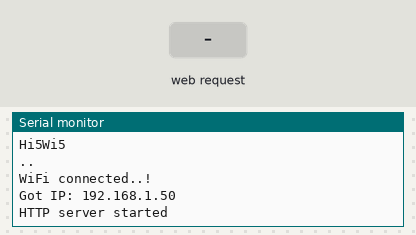
The sketch below on a simulated ESP8266 (NodeMCU). Shown: the last lines printed to the serial monitor. The test bench sets the inputs (shaded band). WiFi joins after 1.5 s; servers stay silent unless stated.

Above: at 3.2 s.
3.3 s: HTTP request GET / received
At 4.5 s:
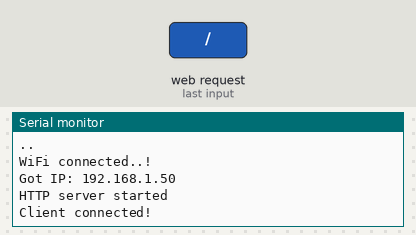
4.8 s: HTTP request GET /power received
At 5.7 s:
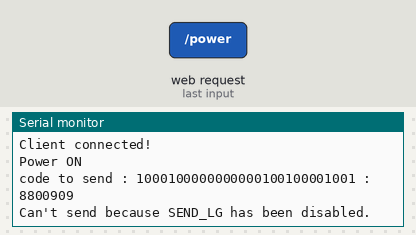
6.3 s: HTTP request GET /data received
At 6.8 s:
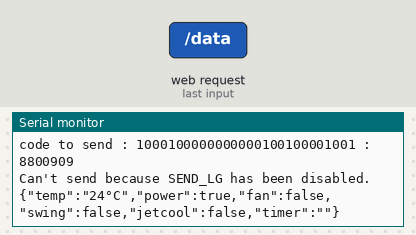
7.8 s: HTTP request GET /increment received
At 9.0 s:
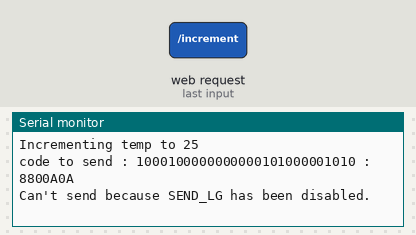
9.3 s: HTTP request GET /decrement received
At 10.3 s:
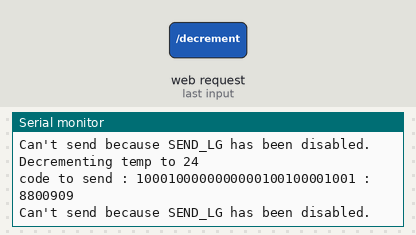
10.8 s: HTTP request GET /swing received
At 11.5 s:
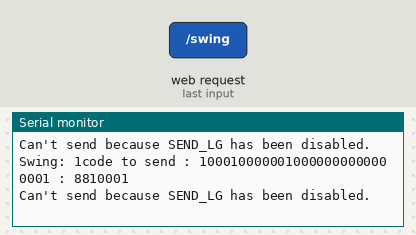

The sketch:

LG_AC_Remote_v2.ino
```cpp
#include <Arduino.h>
#include <ESP8266WiFi.h>
#include <ESP8266WebServer.h>
#include <IRremoteESP8266.h>
#include <IRsend.h>
#include <ArduinoJson.h>
#import "index.h"

IRsend irsend(14);  // An IR LED is controlled by GPIO pin 14 (D5)


// temperature : 18 ~ 30
unsigned int ac_temperature = 24;

uint32_t ac_code_to_sent;

bool power = false;
bool swing = false;
bool jetcool = false;
bool fan = false;

int timerIndex = -1;

String timerTime = "";

const uint32_t kAc_Timer[8] = {0x88903C8, 0x8890788, 0x8890B37, 0x8890EF6, 0x88910C6, 0x88912A6, 0x88914A8, 0x8891677};

StaticJsonDocument<150> doc;

/*Put your SSID & Password*/
const char* ssid = "Hi5Wi5";  // Enter SSID here
const char* password = "babuji999";  //Enter Password here

ESP8266WebServer server(80);

void setup() {
#if ESP8266
  Serial.begin(115200, SERIAL_8N1, SERIAL_TX_ONLY);
#else  // ESP8266
  Serial.begin(115200, SERIAL_8N1);
#endif  // ESP8266

  Serial.println("Connecting to ");
  Serial.println(ssid);

  //connect to your local wi-fi network
  WiFi.begin(ssid, password);

  //check wi-fi is connected to wi-fi network
  while (WiFi.status() != WL_CONNECTED) {
    delay(1000);
    Serial.print(".");
  }
  Serial.println("");
  Serial.println("WiFi connected..!");
  Serial.print("Got IP: ");  Serial.println(WiFi.localIP());

  server.on("/", handle_OnConnect);
  server.on("/power", handle_power);
  server.on("/data", handle_getData);
  server.on("/increment", handle_increment);
  server.on("/decrement", handle_decrement);
  server.on("/swing", handle_swing);
  server.on("/jetcool", handle_jetcool);
  server.on("/fan", handle_fan);
  server.on("/setTimer", handle_setTimer);
  server.on("/cancelTimer", handle_cancelTimer);


  server.begin();
  Serial.println("HTTP server started");
  irsend.begin();
}

void loop() {
  server.handleClient();
}

void Ac_Send_Code(uint32_t code) {
  Serial.print("code to send : ");
  Serial.print(code, BIN);
  Serial.print(" : ");
  Serial.println(code, HEX);

#if SEND_LG
  irsend.sendLG(code, 28);
#else  // SEND_LG
  Serial.println("Can't send because SEND_LG has been disabled.");
#endif  // SEND_LG
}

void Ac_Activate(unsigned int temperature) {

  unsigned int ac_msbits1 = 8;
  unsigned int ac_msbits2 = 8;
  unsigned int ac_msbits3 = 0;
  unsigned int ac_msbits4 = 0;  // cooling
  unsigned int ac_msbits5 =  (temperature < 15) ? 0 : temperature - 15;
  unsigned int ac_msbits6 = 0;


  // calculating using other values
  unsigned int ac_msbits7 = (ac_msbits3 + ac_msbits4 + ac_msbits5 +
                             ac_msbits6) & B00001111;
  ac_code_to_sent = ac_msbits1 << 4;
  ac_code_to_sent = (ac_code_to_sent + ac_msbits2) << 4;
  ac_code_to_sent = (ac_code_to_sent + ac_msbits3) << 4;
  ac_code_to_sent = (ac_code_to_sent + ac_msbits4) << 4;
  ac_code_to_sent = (ac_code_to_sent + ac_msbits5) << 4;
  ac_code_to_sent = (ac_code_to_sent + ac_msbits6) << 4;
  ac_code_to_sent = (ac_code_to_sent + ac_msbits7);

  Ac_Send_Code(ac_code_to_sent);
}

void handle_OnConnect() {
  Serial.println("Client connected!");
  server.send(200, "text/html", MAIN_page);
}

void handle_power() {
  if (!power) {
    power = true;
    Serial.println("Power ON");

    Ac_Activate(ac_temperature);

    server.send(200, "text/plain", "ON");
  }
  else {
    power = false;
    Serial.println("Power OFF");

    ac_code_to_sent = 0x88C0051;
    Ac_Send_Code(ac_code_to_sent);

    server.send(200, "text/plain", "OFF");
  }
}

void handle_getData() {

  String s;

  doc["temp"] = jetcool ? "Po" : String(ac_temperature) + "°C";;
  doc["power"] = power;
  doc["fan"] = fan;
  doc["swing"] = swing;
  doc["jetcool"] = jetcool;
  doc["timer"] = timerTime;

  serializeJson(doc, s);
  Serial.println(s);

  server.send(200, "application/json", s);
}

void handle_increment() {
  if (ac_temperature >= 30) {
    server.send(403);
    return;
  }
  ac_temperature++;
  jetcool = false;
  Serial.print("Incrementing temp to ");
  Serial.println(ac_temperature);
  Ac_Activate(ac_temperature);
  server.send(200, "text/plain", String(ac_temperature) + "°C");
}

void handle_decrement() {
  if (ac_temperature <= 18) {
    server.send(403);
    return;
  }
  ac_temperature--;
  jetcool = false;
  Serial.print("Decrementing temp to ");
  Serial.println(ac_temperature);

  Ac_Activate(ac_temperature);

  server.send(200, "text/plain", String(ac_temperature) + "°C");
}

void handle_swing() {

  swing = !swing;
  Serial.print("Swing: ");
  Serial.print(swing);

  ac_code_to_sent = 0x8810001;
  Ac_Send_Code(ac_code_to_sent);

  String res = swing ? "ON" : "OFF";
  server.send(200, "text/plain", res);
}

void handle_jetcool() {

  String res;

  if (!jetcool) {
    ac_code_to_sent = 0x8810089;
    res = "Po";
    Ac_Send_Code(ac_code_to_sent);
  }
  else {
    res = String(ac_temperature) + "°C";
    Ac_Activate(ac_temperature);
  }

  jetcool = !jetcool;
  Serial.println("Jet Cool!");

  server.send(200, "text/plain", res);
}

void handle_fan() {

  String res;

  if (!fan) {
    res = "Fan";
    Ac_Activate(30);
  }
  else {
    res = String(ac_temperature) + "°C";
    Ac_Activate(ac_temperature);
  }

  fan = !fan;
  Serial.println("Fan!");

  server.send(200, "text/plain", res);
}

void handle_setTimer() {

  timerIndex = server.arg("value").toInt();
  timerTime = server.arg("time");
  Serial.print("Timer set to: ");
  Serial.println(timerIndex);
  Serial.println(timerTime);

  ac_code_to_sent = kAc_Timer[timerIndex];
  Ac_Send_Code(ac_code_to_sent);

  server.send(200, "text/plain", timerTime);
}

void handle_cancelTimer() {

  timerIndex = -1;
  timerTime = "";

  ac_code_to_sent = 0x88B000B;
  Ac_Send_Code(ac_code_to_sent);

  Serial.println("Timer canceled!");
  server.send(200, "text/plain", ".");
}
```

Source omitted: index.h (23250 bytes)

Measured:
- after the input at 3.3 s, the serial monitor: prints a new line at once (image 1)
- after the input at 4.8 s, the serial monitor: prints a new line at once (image 2)
- after the input at 6.3 s, the serial monitor: prints a new line at once (image 3)
- after the input at 7.8 s, the serial monitor: prints a new line at once (image 4)
- after the input at 9.3 s, the serial monitor: prints a new line at once (image 5)
- after the input at 10.8 s, the serial monitor: prints a new line at once (image 6)
